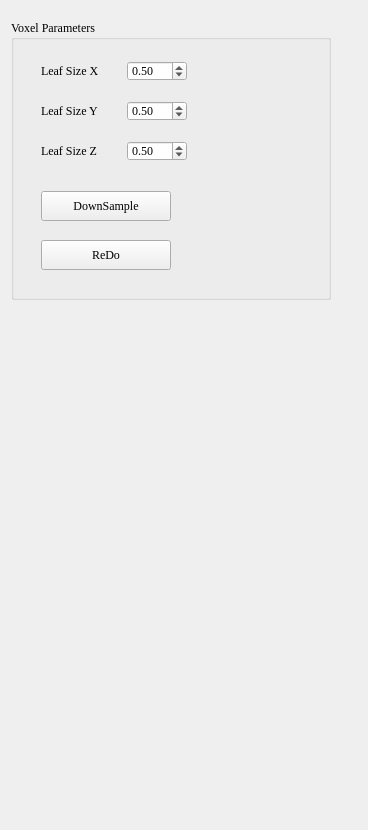
<?xml version="1.0" encoding="UTF-8"?>
<ui version="4.0">
 <class>PointDownSampleForm</class>
 <widget class="QWidget" name="PointDownSampleForm">
  <property name="geometry">
   <rect>
    <x>0</x>
    <y>0</y>
    <width>368</width>
    <height>830</height>
   </rect>
  </property>
  <property name="font">
   <font>
    <family>Times New Roman</family>
    <pointsize>9</pointsize>
   </font>
  </property>
  <property name="windowTitle">
   <string>Form</string>
  </property>
  <widget class="QGroupBox" name="groupBox">
   <property name="enabled">
    <bool>true</bool>
   </property>
   <property name="geometry">
    <rect>
     <x>11</x>
     <y>20</y>
     <width>320</width>
     <height>280</height>
    </rect>
   </property>
   <property name="minimumSize">
    <size>
     <width>320</width>
     <height>280</height>
    </size>
   </property>
   <property name="maximumSize">
    <size>
     <width>320</width>
     <height>280</height>
    </size>
   </property>
   <property name="title">
    <string>Voxel Parameters</string>
   </property>
   <widget class="QPushButton" name="pushButtonRedo">
    <property name="geometry">
     <rect>
      <x>30</x>
      <y>220</y>
      <width>130</width>
      <height>30</height>
     </rect>
    </property>
    <property name="minimumSize">
     <size>
      <width>130</width>
      <height>30</height>
     </size>
    </property>
    <property name="text">
     <string>ReDo</string>
    </property>
   </widget>
   <widget class="QWidget" name="layoutWidget_3">
    <property name="geometry">
     <rect>
      <x>30</x>
      <y>40</y>
      <width>148</width>
      <height>22</height>
     </rect>
    </property>
    <layout class="QHBoxLayout" name="horizontalLayout_9">
     <item>
      <widget class="QLabel" name="labelLeafSizeX">
       <property name="minimumSize">
        <size>
         <width>80</width>
         <height>20</height>
        </size>
       </property>
       <property name="maximumSize">
        <size>
         <width>80</width>
         <height>20</height>
        </size>
       </property>
       <property name="text">
        <string>Leaf Size X</string>
       </property>
      </widget>
     </item>
     <item>
      <widget class="QDoubleSpinBox" name="doubleSpinBoxLeafSizeX">
       <property name="minimumSize">
        <size>
         <width>60</width>
         <height>20</height>
        </size>
       </property>
       <property name="maximumSize">
        <size>
         <width>60</width>
         <height>20</height>
        </size>
       </property>
       <property name="decimals">
        <number>2</number>
       </property>
       <property name="minimum">
        <double>0.010000000000000</double>
       </property>
       <property name="maximum">
        <double>5.000000000000000</double>
       </property>
       <property name="singleStep">
        <double>0.010000000000000</double>
       </property>
       <property name="value">
        <double>0.500000000000000</double>
       </property>
      </widget>
     </item>
    </layout>
   </widget>
   <widget class="QPushButton" name="pushButtonDownSample">
    <property name="geometry">
     <rect>
      <x>30</x>
      <y>171</y>
      <width>130</width>
      <height>30</height>
     </rect>
    </property>
    <property name="minimumSize">
     <size>
      <width>130</width>
      <height>30</height>
     </size>
    </property>
    <property name="text">
     <string>DownSample</string>
    </property>
   </widget>
   <widget class="QWidget" name="layoutWidget_4">
    <property name="geometry">
     <rect>
      <x>30</x>
      <y>80</y>
      <width>148</width>
      <height>22</height>
     </rect>
    </property>
    <layout class="QHBoxLayout" name="horizontalLayout_10">
     <item>
      <widget class="QLabel" name="labelLeafSizeX_2">
       <property name="minimumSize">
        <size>
         <width>80</width>
         <height>20</height>
        </size>
       </property>
       <property name="maximumSize">
        <size>
         <width>80</width>
         <height>20</height>
        </size>
       </property>
       <property name="text">
        <string>Leaf Size Y</string>
       </property>
      </widget>
     </item>
     <item>
      <widget class="QDoubleSpinBox" name="doubleSpinBoxLeafSizeY">
       <property name="minimumSize">
        <size>
         <width>60</width>
         <height>20</height>
        </size>
       </property>
       <property name="maximumSize">
        <size>
         <width>60</width>
         <height>20</height>
        </size>
       </property>
       <property name="decimals">
        <number>2</number>
       </property>
       <property name="minimum">
        <double>0.000000000000000</double>
       </property>
       <property name="maximum">
        <double>5.000000000000000</double>
       </property>
       <property name="singleStep">
        <double>0.005000000000000</double>
       </property>
       <property name="value">
        <double>0.500000000000000</double>
       </property>
      </widget>
     </item>
    </layout>
   </widget>
   <widget class="QWidget" name="layoutWidget_5">
    <property name="geometry">
     <rect>
      <x>30</x>
      <y>120</y>
      <width>148</width>
      <height>22</height>
     </rect>
    </property>
    <layout class="QHBoxLayout" name="horizontalLayout_11">
     <item>
      <widget class="QLabel" name="labelLeafSizeX_3">
       <property name="minimumSize">
        <size>
         <width>80</width>
         <height>20</height>
        </size>
       </property>
       <property name="maximumSize">
        <size>
         <width>80</width>
         <height>20</height>
        </size>
       </property>
       <property name="text">
        <string>Leaf Size Z</string>
       </property>
      </widget>
     </item>
     <item>
      <widget class="QDoubleSpinBox" name="doubleSpinBoxLeafSizeZ">
       <property name="minimumSize">
        <size>
         <width>60</width>
         <height>20</height>
        </size>
       </property>
       <property name="maximumSize">
        <size>
         <width>60</width>
         <height>20</height>
        </size>
       </property>
       <property name="decimals">
        <number>2</number>
       </property>
       <property name="minimum">
        <double>0.010000000000000</double>
       </property>
       <property name="maximum">
        <double>5.000000000000000</double>
       </property>
       <property name="singleStep">
        <double>0.010000000000000</double>
       </property>
       <property name="value">
        <double>0.500000000000000</double>
       </property>
      </widget>
     </item>
    </layout>
   </widget>
  </widget>
 </widget>
 <tabstops>
  <tabstop>doubleSpinBoxLeafSizeX</tabstop>
  <tabstop>pushButtonDownSample</tabstop>
  <tabstop>pushButtonRedo</tabstop>
 </tabstops>
 <resources/>
 <connections/>
</ui>
